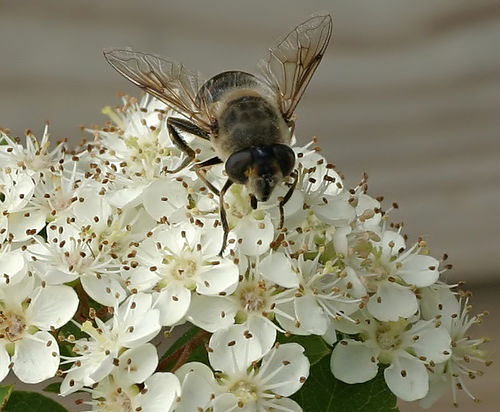
#> input picture pics/01.jpg, 500 x 412 px
$ python tobw.py --input-image pics/01.jpg --output-image out.png
#> lines starting #> are read from the running program, lines starting #| are printed output that depends on the picture; after the words box and inside, x2 and y2 are one past the last pixel; in counts of white or black regions, pixels touching at a corner belong together
# Convert image to pure black and white
# Show usages:
# python tobw.py -h
# python tobw.py -i rain.svg -o rain_bw.jpg  -s 12x12 -t 200
from PIL import Image, UnidentifiedImageError
import argparse
import numpy as np
from cairosvg import svg2png
import os
from random import random

ap = argparse.ArgumentParser()
ap.add_argument("-i", "--input-image", help="Input image", type=str, required=True)
ap.add_argument("-o", "--output-image", help="output image", type=str, required=True)
ap.add_argument("-t", "--threshold",
                help="(Optional) Threshold value, a number between 0 and 255", type=int, default=128)
ap.add_argument("-r", "--invert-bw",
                help="(Optional) Invert black and white", action='store_true')
ap.add_argument("-s", "--size", help="(Optional) Resize image to the specified size, eg., 16x16", type=str)

args = vars(ap.parse_args())

invert_bw = args['invert_bw']
threshold = args['threshold']
if threshold > 255 or threshold < 0:
    raise Exception('Invalid threshold value!')
img_in = args['input_image']
img_out = args['output_image']

if args['size']:
    size = [int(n) for n in args['size'].lower().split('x')]
else:
    size = None

high = 255
low = 0
if invert_bw:
    high = 0
    low = 255

def replace_ext(filename, new_ext):
    ext = filename.split('.')[-1] if '.' in filename else ''
    return filename[:len(filename)-len(ext)] + str(new_ext)


def remove_transparency(im, bg_colour=(255, 255, 255)):
    # https://stackoverflow.com/questions/35859140/remove-transparency-alpha-from-any-image-using-pil/35859141
    # Only process if image has transparency (http://stackoverflow.com/a/1963146)
    if im.mode in ('RGBA', 'LA') or (im.mode == 'P' and 'transparency' in im.info):
        alpha = im.convert('RGBA').getchannel('A')
        bg = Image.new("RGBA", im.size, bg_colour + (255,))
        bg.paste(im, mask=alpha)
        return bg
    else:
        return im


# color image

try:
    col = Image.open(img_in)
#> col is the input picture: PIL image 500x412 RGB; mean R, G, B 141.1, 138.3, 115.9
except UnidentifiedImageError:
    if (img_in.lower().endswith('.svg')):
        tmp = replace_ext(img_in, '{}.png'.format(random()))
        svg2png(url=img_in, write_to=tmp)
        col = Image.open(tmp)
    else:
        raise Exception('unknown image type')

if size:
    col = col.resize(size)
col = remove_transparency(col)
gray = col.convert('L')
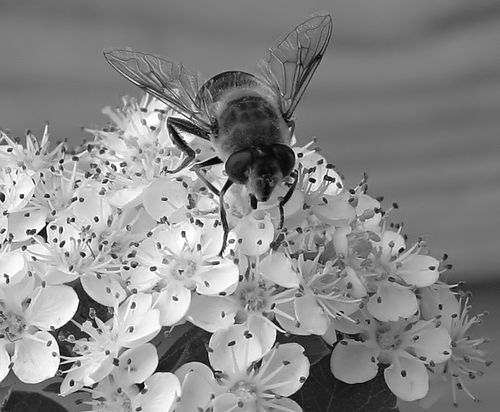
#> gray: PIL image 500x412 L; min 1, max 255, mean 136.6
bw = gray.point(lambda x: low if x < threshold else high, '1')
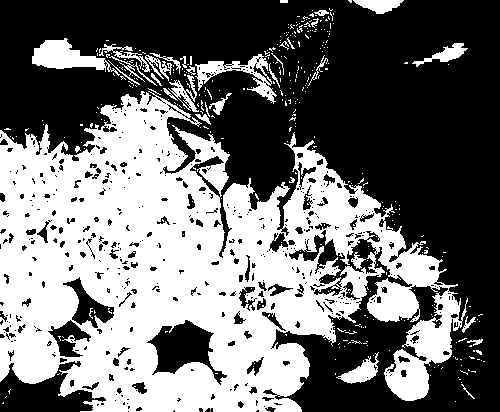
#> bw: PIL image 500x412 1; 44% white; 389 white regions (355 under 20 px), largest, box (x1, y1, x2, y2) and area: (0, 91, 468, 412) 83328, (32, 38, 120, 76) 1446, (195, 54, 277, 104) 1130
bw.save(img_out)

for u8 in np.uint8(bw):
    print(''.join(str(c) for c in u8))
#> this loop made 412 passes
#> (printed output is left out)

print()
print('Result as XBM image:')
if (img_out.lower().endswith('.xbm')):
    print(open(img_out).read())
else:
    xbm_out = replace_ext(img_in, '{}.xbm'.format(random()))
    bw.save(xbm_out)
    print(open(xbm_out).read())
    os.remove(xbm_out)

#> (the run stopped early here; a loop or call above may not have finished)

$ run again, on pics/03.jpg
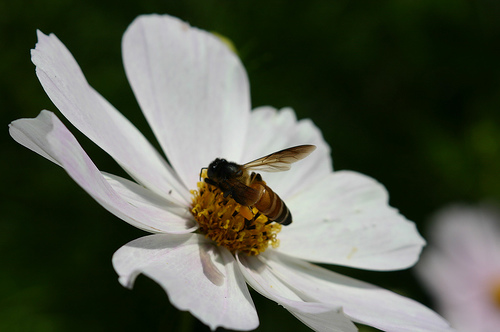
#> input picture pics/03.jpg, 500 x 332 px
#> col is the input picture: PIL image 500x332 RGB; mean R, G, B 88.1, 93.2, 79.5
#> `gray = col.convert('L')`:
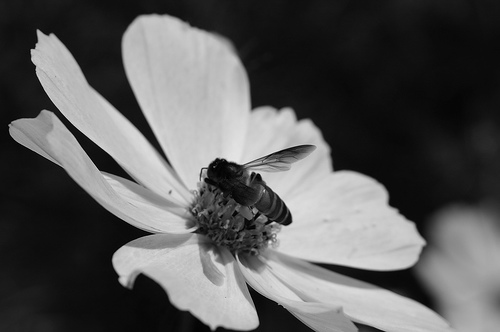
#> gray: PIL image 500x332 L; min 0, max 234, mean 90.1
#> `bw = gray.point(lambda x: low if x < threshold else high, '1')`:
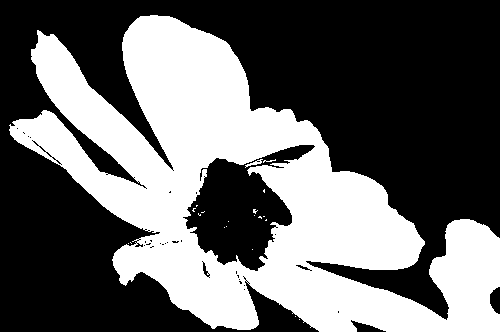
#> bw: PIL image 500x332 1; 40.7% white; 21 white regions (19 under 20 px), largest, box (x1, y1, x2, y2) and area: (9, 15, 500, 332) 67351, (245, 159, 263, 168) 50
#> the loop `for u8 in np.uint8(bw):` made 332 passes
#> (printed output is left out)

$ run again, on pics/04.jpg
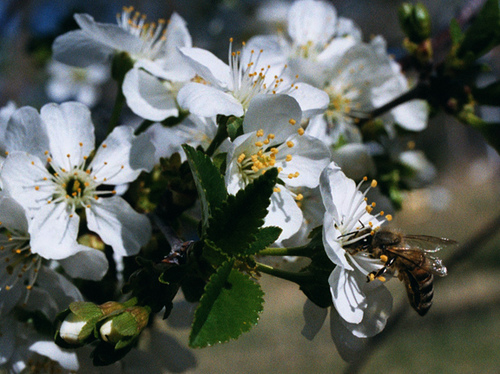
#> input picture pics/04.jpg, 500 x 374 px
#> col is the input picture: PIL image 500x374 RGB; mean R, G, B 89.9, 95.4, 88.8
#> `gray = col.convert('L')`:
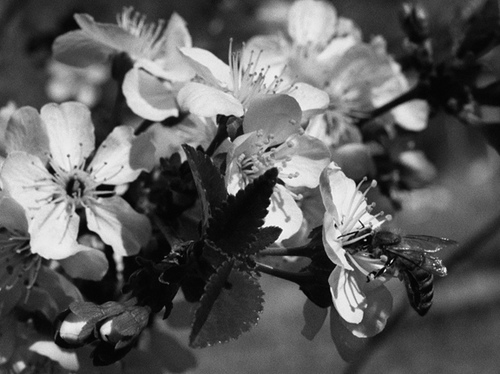
#> gray: PIL image 500x374 L; min 0, max 253, mean 93
#> `bw = gray.point(lambda x: low if x < threshold else high, '1')`:
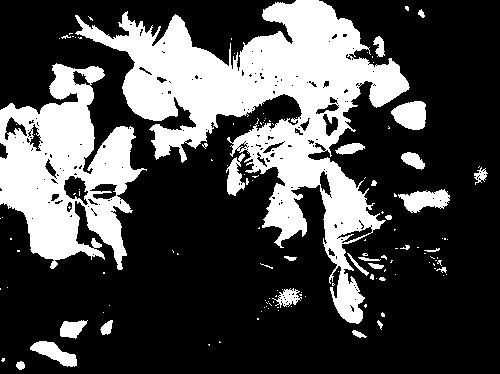
#> bw: PIL image 500x374 1; 29.1% white; 134 white regions (107 under 20 px), largest, box (x1, y1, x2, y2) and area: (75, 0, 410, 324) 33385, (0, 63, 147, 270) 15920, (391, 101, 426, 130) 772
#> the loop `for u8 in np.uint8(bw):` made 374 passes
#> (printed output is left out)

$ run again, on pics/05.jpg
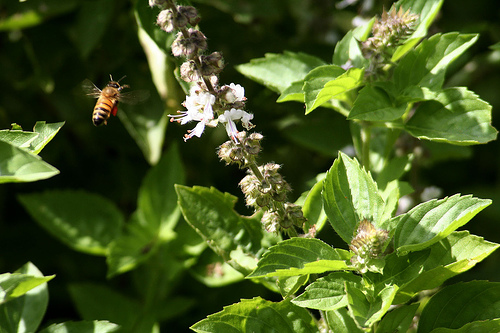
#> input picture pics/05.jpg, 500 x 333 px
#> col is the input picture: PIL image 500x333 RGB; mean R, G, B 71.9, 90, 35.1
#> `gray = col.convert('L')`:
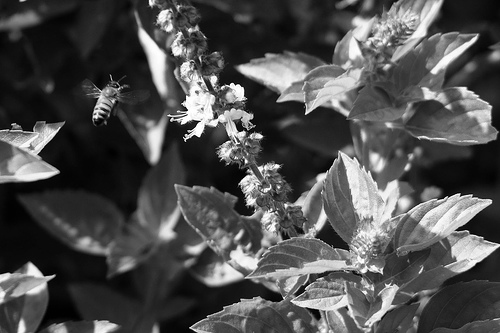
#> gray: PIL image 500x333 L; min 0, max 255, mean 78.3
#> `bw = gray.point(lambda x: low if x < threshold else high, '1')`:
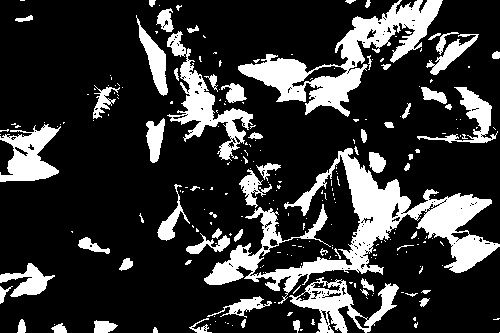
#> bw: PIL image 500x333 1; 21.1% white; 243 white regions (179 under 20 px), largest, box (x1, y1, x2, y2) and area: (204, 148, 500, 304) 11013, (238, 0, 443, 117) 6553, (167, 31, 253, 161) 2798
#> the loop `for u8 in np.uint8(bw):` made 333 passes
#> (printed output is left out)
